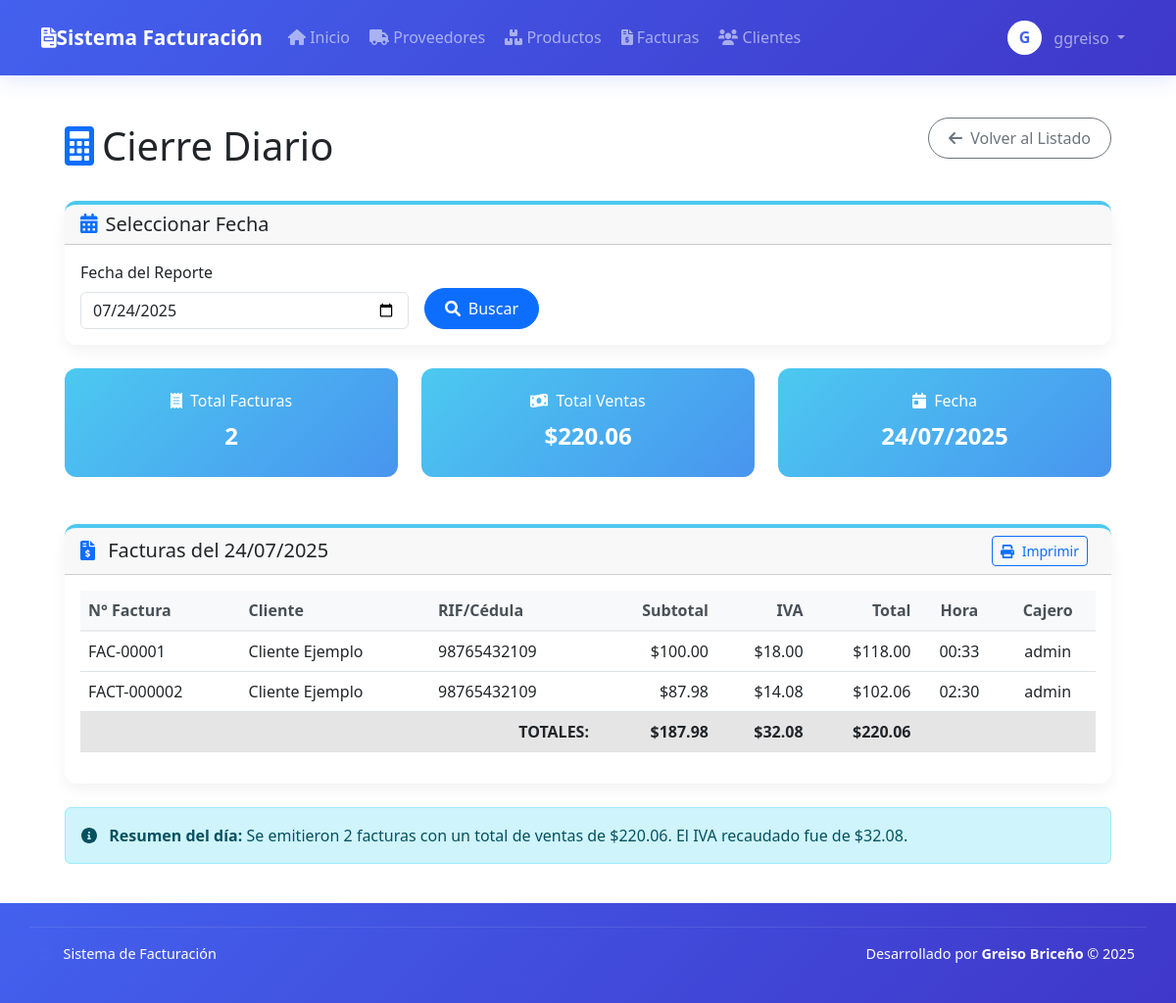
The app's page /modules/invoices/cierre_diario.php?date=2025-07-24 (signed in) with its own data.
### tables this page shows
CREATE TABLE `invoices` (
  `id` int(11) NOT NULL,
  `invoice_number` varchar(20) NOT NULL,
  `client_id` int(11) NOT NULL,
  `date` date NOT NULL,
  `subtotal` decimal(10,2) NOT NULL,
  `tax` decimal(10,2) NOT NULL,
  `total` decimal(10,2) NOT NULL,
  `user_id` int(11) NOT NULL,
  `updated_by` int(11) DEFAULT NULL,
  `action_type` enum('created','updated','deleted') DEFAULT 'created',
  `status` varchar(20) NOT NULL DEFAULT 'pending',
  `created_at` timestamp NOT NULL DEFAULT CURRENT_TIMESTAMP,
  `updated_at` timestamp NULL DEFAULT NULL ON UPDATE CURRENT_TIMESTAMP
);

CREATE TABLE `clients` (
  `id` int(11) NOT NULL,
  `name` varchar(100) NOT NULL,
  `ruc` varchar(20) DEFAULT NULL,
  `address` text,
  `phone` varchar(20) DEFAULT NULL,
  `email` varchar(100) DEFAULT NULL,
  `created_at` timestamp NOT NULL DEFAULT CURRENT_TIMESTAMP,
  `updated_at` timestamp NULL DEFAULT NULL ON UPDATE CURRENT_TIMESTAMP,
  `created_by` int(11) DEFAULT NULL,
  `updated_by` int(11) DEFAULT NULL,
  `action_type` enum('created','updated','deleted') DEFAULT 'created'
);

CREATE TABLE `users` (
  `id` int(11) NOT NULL,
  `username` varchar(50) NOT NULL,
  `password` varchar(255) NOT NULL,
  `role` varchar(20) NOT NULL DEFAULT 'user',
  `created_at` timestamp NOT NULL DEFAULT CURRENT_TIMESTAMP
);

### modules/invoices/cierre_diario.php (the view, shortened to what this page needs)
<?php
$report_date = isset($_GET['date']) ? $_GET['date'] : date('Y-m-d');
$sql = "SELECT i.*, c.name as client_name, c.ruc as client_ruc,
               u.username as cashier_name
        FROM invoices i
        LEFT JOIN clients c ON i.client_id = c.id
        LEFT JOIN users u ON i.user_id = u.id
        WHERE i.date = ?
        ORDER BY i.created_at ASC";
$stmt = $conn->prepare($sql);
$stmt->bind_param("s", $report_date);
$stmt->execute();
$invoices = $stmt->get_result()->fetch_all(MYSQLI_ASSOC);
$total_facturas = count($invoices);
$total_ventas = 0;
$total_iva = 0;
$total_subtotal = 0;
foreach ($invoices as $invoice) {
    $total_ventas += $invoice['total'];
    $total_iva += $invoice['tax'];
    $total_subtotal += $invoice['subtotal'];
}
require_once dirname(__DIR__, 2) . '/includes/header.php';
?>
<div class="container-fluid px-4">
    <div class="d-flex justify-content-between align-items-center mb-4">
        <h1 class="mt-4"><i class="fas fa-calculator me-2 text-primary"></i>Cierre Diario</h1>
        <a href="list.php" class="btn btn-outline-secondary btn-module no-print">
            <i class="fas fa-arrow-left me-1"></i> Volver al Listado
        </a>
    </div>
    <div class="card card-module mb-4">
        <div class="card-header card-header-module">
            <h5 class="card-title mb-0"><i class="fas fa-calendar-alt me-2 text-primary"></i>Seleccionar Fecha</h5>
        </div>
        <div class="card-body no-print">
            <form method="GET" class="row g-3 align-items-end">
                <div class="col-md-4">
                    <label for="date" class="form-label">Fecha del Reporte</label>
                    <input type="date" class="form-control" id="date" name="date"
                           value="<?= $report_date ?>" required>
                </div>
                <div class="col-md-2">
                    <button type="submit" class="btn btn-primary btn-module">
                        <i class="fas fa-search me-1"></i> Buscar
                    </button>
                </div>
            </form>
        </div>
    </div>
    <?php if ($report_date): ?>
    <div class="row mb-4">
        <div class="col-md-4">
            <div class="summary-card text-center">
                <h6><i class="fas fa-receipt me-1"></i> Total Facturas</h6>
                <div class="summary-value"><?= $total_facturas ?></div>
            </div>
        </div>
        <div class="col-md-4">
            <div class="summary-card text-center">
                <h6><i class="fas fa-money-bill-wave me-1"></i> Total Ventas</h6>
                <div class="summary-value">$<?= number_format($total_ventas, 2) ?></div>
            </div>
        </div>
        <div class="col-md-4">
            <div class="summary-card text-center">
                <h6><i class="fas fa-calendar-day me-1"></i> Fecha</h6>
                <div class="summary-value"><?= date('d/m/Y', strtotime($report_date)) ?></div>
            </div>
        </div>
    </div>
    <div class="card card-module mb-4">
        <div class="card-header card-header-module d-flex justify-content-between align-items-center">
            <h5 class="card-title mb-0">
                <i class="fas fa-file-invoice-dollar me-2 text-primary"></i>
                Facturas del <?= date('d/m/Y', strtotime($report_date)) ?>
            </h5>
            <div class="no-print">
                <button onclick="window.print()" class="btn btn-sm btn-outline-primary me-2">
                    <i class="fas fa-print me-1"></i> Imprimir
                </button>
            </div>
        </div>
        <div class="card-body">
            <div class="table-responsive">
                <table class="table table-module">
                    <thead>
                        <tr>
                            <th>N° Factura</th>
                            <th>Cliente</th>
                            <th>RIF/Cédula</th>
                            <th class="text-end">Subtotal</th>
                            <th class="text-end">IVA</th>
                            <th class="text-end">Total</th>
                            <th class="text-center">Hora</th>
                            <th class="text-center">Cajero</th>
                        </tr>
                    </thead>
                    <tbody>
                        <?php if (empty($invoices)): ?>
                            <tr>
                                <td colspan="8" class="text-center py-4 text-muted">
                                    <i class="fas fa-info-circle me-2"></i> No hay facturas para esta fecha
                                </td>
                            </tr>
                        <?php else: ?>
                            <?php foreach ($invoices as $invoice): ?>
                            <tr>
                                <td><?= $invoice['invoice_number'] ?></td>
                                <td><?= htmlspecialchars($invoice['client_name']) ?></td>
                                <td><?= $invoice['client_ruc'] ?></td>
                                <td class="text-end">$<?= number_format($invoice['subtotal'], 2) ?></td>
                                <td class="text-end">$<?= number_format($invoice['tax'], 2) ?></td>
                                <td class="text-end">$<?= number_format($invoice['total'], 2) ?></td>
                                <td class="text-center"><?= date('H:i', strtotime($invoice['created_at'])) ?></td>
                                <td class="text-center"><?= $invoice['cashier_name'] ?></td>
                            </tr>
                            <?php endforeach; ?>
                        <?php endif; ?>
                    </tbody>
                    <tfoot>
                        <tr class="table-active">
                            <th colspan="3" class="text-end">TOTALES:</th>
                            <th class="text-end">$<?= number_format($total_subtotal, 2) ?></th>
                            <th class="text-end">$<?= number_format($total_iva, 2) ?></th>
                            <th class="text-end">$<?= number_format($total_ventas, 2) ?></th>
                            <th colspan="2"></th>
                        </tr>
                    </tfoot>
                </table>
            </div>
        </div>
    </div>
    <div class="row no-print">
        <div class="col-12">
            <div class="alert alert-info">
                <i class="fas fa-info-circle me-2"></i>
                <strong>Resumen del día:</strong> Se emitieron <?= $total_facturas ?> facturas con un total de ventas de $<?= number_format($total_ventas, 2) ?>.
                El IVA recaudado fue de $<?= number_format($total_iva, 2) ?>.
            </div>
        </div>
    </div>
    <?php endif; ?>
</div>
<?php
require_once dirname(__DIR__, 2) . '/includes/footer.php';
?>

### includes/header.php (style rules this page uses)
:root { --primary-color: #4361ee; --secondary-color: #3f37c9; --accent-color: #4895ef; --light-color: #f8f9fa; --dark-color: #212529; --success-color: #4cc9f0; --info-color: #4895ef; --warning-color: #f8961e; --danger-color: #f72585; }

### modules/invoices/cierre_diario.php (style rules this page uses)
.card-module { border: none; border-radius: 12px; box-shadow: 0 6px 15px rgba(0, 0, 0, 0.05); overflow: hidden; border-top: 4px solid #4cc9f0; }
.btn-module { border-radius: 50px; padding: 8px 20px; font-weight: 500; transition: all 0.3s; }
.table-module { border-collapse: separate; border-spacing: 0; }
.table-module thead th { border-bottom: 2px solid #e9ecef; background-color: #f8f9fa; font-weight: 600; color: #495057; }
.summary-card { background: linear-gradient(135deg, #4cc9f0, #4895ef); color: white; border-radius: 12px; padding: 1.5rem; margin-bottom: 1.5rem; }
.summary-value { font-size: 1.5rem; font-weight: 700; }

### records on screen
invoices: invoice_number "FAC-00001", client.name "Cliente Ejemplo", client.ruc "98765432109", subtotal "100.00", tax "18.00", total "118.00", created_at "00:33", user.username "admin"
invoices: invoice_number "FACT-000002", client.name "Cliente Ejemplo", client.ruc "98765432109", subtotal "87.98", tax "14.08", total "102.06", created_at "02:30", user.username "admin"

### other values on screen
substr(htmlspecialchars($_SESSION['username']), 0, 1) "G"
$_SESSION['username'] "ggreiso"
$total_facturas "2"
$total_ventas "220.06"
date('d/m/Y', strtotime($report_date)) "24/07/2025"
$total_subtotal "187.98"
$total_iva "32.08"
